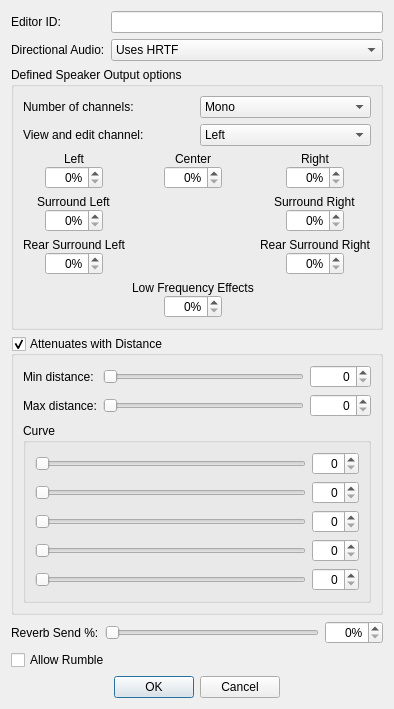
<?xml version="1.0" encoding="UTF-8"?>
<ui version="4.0">
 <class>FormDialogSoundOutputModel</class>
 <widget class="QDialog" name="FormDialogSoundOutputModel">
  <property name="windowTitle">
   <string>Sound Output Model</string>
  </property>
  <layout class="QVBoxLayout" name="verticalLayout_10">
   <item>
    <layout class="QGridLayout" name="gridLayout">
     <item row="0" column="0">
      <widget class="QLabel" name="label">
       <property name="text">
        <string>Editor ID:</string>
       </property>
       <property name="buddy">
        <cstring>editorID</cstring>
       </property>
      </widget>
     </item>
     <item row="1" column="0">
      <widget class="QLabel" name="label_2">
       <property name="text">
        <string>Directional Audio:</string>
       </property>
       <property name="buddy">
        <cstring>directionalMode</cstring>
       </property>
      </widget>
     </item>
     <item row="0" column="1">
      <widget class="QLineEdit" name="editorID"/>
     </item>
     <item row="1" column="1">
      <widget class="QComboBox" name="directionalMode">
       <property name="whatsThis">
        <string>&lt;p&gt;Control how the sound influences directional output.&lt;/p&gt;
&lt;dl&gt;
   &lt;dt&gt;Uses HRTF (Head-Related Transfer Function)&lt;/dt&gt;
      &lt;dd&gt;Select this if the sound is mono and will be played back as a point-source sound in the game world, relative to the listener. This will grey out the Defined Speaker Output options below this drop-down box.&lt;/dd&gt;
   &lt;dt&gt;Defined Speaker Output&lt;/dt&gt;
      &lt;dd&gt;Choose this for sounds that aren't going to be placed in the world, but rather will have a manually-defined mapping to output channels (e.g. the left and right channels). You'll be able to adjust the channels below, choosing between mono and stereo output and setting the scaling the volume of each possible channel.&lt;/dd&gt;
&lt;/dl&gt;</string>
       </property>
       <item>
        <property name="text">
         <string>Uses HRTF</string>
        </property>
       </item>
       <item>
        <property name="text">
         <string>Defined Speaker Output</string>
        </property>
       </item>
      </widget>
     </item>
    </layout>
   </item>
   <item>
    <widget class="QGroupBox" name="dsoGroupbox">
     <property name="title">
      <string>Defined Speaker Output options</string>
     </property>
     <layout class="QVBoxLayout" name="verticalLayout_9">
      <item>
       <layout class="QGridLayout" name="gridLayout_2">
        <item row="1" column="0">
         <widget class="QLabel" name="label_4">
          <property name="text">
           <string>View and edit channel:</string>
          </property>
          <property name="buddy">
           <cstring>dsoCurrentChannel</cstring>
          </property>
         </widget>
        </item>
        <item row="0" column="0">
         <widget class="QLabel" name="label_3">
          <property name="text">
           <string>Number of channels:</string>
          </property>
          <property name="buddy">
           <cstring>dsoChannelCount</cstring>
          </property>
         </widget>
        </item>
        <item row="0" column="1">
         <widget class="QComboBox" name="dsoChannelCount">
          <item>
           <property name="text">
            <string>Mono</string>
           </property>
          </item>
          <item>
           <property name="text">
            <string>Stereo</string>
           </property>
          </item>
         </widget>
        </item>
        <item row="1" column="1">
         <widget class="QComboBox" name="dsoCurrentChannel">
          <item>
           <property name="text">
            <string>Left</string>
           </property>
          </item>
          <item>
           <property name="text">
            <string>Right</string>
           </property>
          </item>
         </widget>
        </item>
       </layout>
      </item>
      <item>
       <layout class="QGridLayout" name="dsoChannelOutputsLayout">
        <item row="2" column="0">
         <layout class="QVBoxLayout" name="verticalLayout_6">
          <property name="spacing">
           <number>0</number>
          </property>
          <item alignment="Qt::AlignHCenter">
           <widget class="QLabel" name="label_10">
            <property name="text">
             <string>Rear Surround Left</string>
            </property>
            <property name="buddy">
             <cstring>dsoBL</cstring>
            </property>
           </widget>
          </item>
          <item alignment="Qt::AlignHCenter">
           <widget class="QSpinBox" name="dsoBL">
            <property name="alignment">
             <set>Qt::AlignRight|Qt::AlignTrailing|Qt::AlignVCenter</set>
            </property>
            <property name="suffix">
             <string>%</string>
            </property>
            <property name="maximum">
             <number>100</number>
            </property>
           </widget>
          </item>
         </layout>
        </item>
        <item row="1" column="0">
         <layout class="QVBoxLayout" name="verticalLayout_4">
          <property name="spacing">
           <number>0</number>
          </property>
          <item alignment="Qt::AlignHCenter">
           <widget class="QLabel" name="label_8">
            <property name="text">
             <string>Surround Left</string>
            </property>
            <property name="buddy">
             <cstring>dsoRL</cstring>
            </property>
           </widget>
          </item>
          <item alignment="Qt::AlignHCenter">
           <widget class="QSpinBox" name="dsoRL">
            <property name="alignment">
             <set>Qt::AlignRight|Qt::AlignTrailing|Qt::AlignVCenter</set>
            </property>
            <property name="suffix">
             <string>%</string>
            </property>
            <property name="maximum">
             <number>100</number>
            </property>
           </widget>
          </item>
         </layout>
        </item>
        <item row="2" column="2">
         <layout class="QVBoxLayout" name="verticalLayout_7">
          <property name="spacing">
           <number>0</number>
          </property>
          <item alignment="Qt::AlignHCenter">
           <widget class="QLabel" name="label_11">
            <property name="text">
             <string>Rear Surround Right</string>
            </property>
            <property name="buddy">
             <cstring>dsoBR</cstring>
            </property>
           </widget>
          </item>
          <item alignment="Qt::AlignHCenter">
           <widget class="QSpinBox" name="dsoBR">
            <property name="alignment">
             <set>Qt::AlignRight|Qt::AlignTrailing|Qt::AlignVCenter</set>
            </property>
            <property name="suffix">
             <string>%</string>
            </property>
            <property name="maximum">
             <number>100</number>
            </property>
           </widget>
          </item>
         </layout>
        </item>
        <item row="1" column="2">
         <layout class="QVBoxLayout" name="verticalLayout_5">
          <property name="spacing">
           <number>0</number>
          </property>
          <item alignment="Qt::AlignHCenter">
           <widget class="QLabel" name="label_9">
            <property name="text">
             <string>Surround Right</string>
            </property>
            <property name="buddy">
             <cstring>dsoRR</cstring>
            </property>
           </widget>
          </item>
          <item alignment="Qt::AlignHCenter">
           <widget class="QSpinBox" name="dsoRR">
            <property name="alignment">
             <set>Qt::AlignRight|Qt::AlignTrailing|Qt::AlignVCenter</set>
            </property>
            <property name="suffix">
             <string>%</string>
            </property>
            <property name="maximum">
             <number>100</number>
            </property>
           </widget>
          </item>
         </layout>
        </item>
        <item row="3" column="1">
         <layout class="QVBoxLayout" name="verticalLayout_8">
          <property name="spacing">
           <number>0</number>
          </property>
          <item alignment="Qt::AlignHCenter">
           <widget class="QLabel" name="label_12">
            <property name="text">
             <string>Low Frequency Effects</string>
            </property>
            <property name="buddy">
             <cstring>dsoLFE</cstring>
            </property>
           </widget>
          </item>
          <item alignment="Qt::AlignHCenter">
           <widget class="QSpinBox" name="dsoLFE">
            <property name="alignment">
             <set>Qt::AlignRight|Qt::AlignTrailing|Qt::AlignVCenter</set>
            </property>
            <property name="suffix">
             <string>%</string>
            </property>
            <property name="maximum">
             <number>100</number>
            </property>
           </widget>
          </item>
         </layout>
        </item>
        <item row="0" column="1">
         <layout class="QVBoxLayout" name="verticalLayout_2">
          <property name="spacing">
           <number>0</number>
          </property>
          <item alignment="Qt::AlignHCenter">
           <widget class="QLabel" name="label_6">
            <property name="text">
             <string>Center</string>
            </property>
            <property name="buddy">
             <cstring>dsoC</cstring>
            </property>
           </widget>
          </item>
          <item alignment="Qt::AlignHCenter">
           <widget class="QSpinBox" name="dsoC">
            <property name="alignment">
             <set>Qt::AlignRight|Qt::AlignTrailing|Qt::AlignVCenter</set>
            </property>
            <property name="suffix">
             <string>%</string>
            </property>
            <property name="maximum">
             <number>100</number>
            </property>
           </widget>
          </item>
         </layout>
        </item>
        <item row="0" column="0">
         <layout class="QVBoxLayout" name="verticalLayout">
          <property name="spacing">
           <number>0</number>
          </property>
          <item alignment="Qt::AlignHCenter">
           <widget class="QLabel" name="label_5">
            <property name="text">
             <string>Left</string>
            </property>
            <property name="buddy">
             <cstring>dsoL</cstring>
            </property>
           </widget>
          </item>
          <item alignment="Qt::AlignHCenter">
           <widget class="QSpinBox" name="dsoL">
            <property name="alignment">
             <set>Qt::AlignRight|Qt::AlignTrailing|Qt::AlignVCenter</set>
            </property>
            <property name="suffix">
             <string>%</string>
            </property>
            <property name="maximum">
             <number>100</number>
            </property>
           </widget>
          </item>
         </layout>
        </item>
        <item row="0" column="2">
         <layout class="QVBoxLayout" name="verticalLayout_3">
          <property name="spacing">
           <number>0</number>
          </property>
          <item alignment="Qt::AlignHCenter">
           <widget class="QLabel" name="label_7">
            <property name="text">
             <string>Right</string>
            </property>
            <property name="buddy">
             <cstring>dsoR</cstring>
            </property>
           </widget>
          </item>
          <item alignment="Qt::AlignHCenter">
           <widget class="QSpinBox" name="dsoR">
            <property name="alignment">
             <set>Qt::AlignRight|Qt::AlignTrailing|Qt::AlignVCenter</set>
            </property>
            <property name="suffix">
             <string>%</string>
            </property>
            <property name="maximum">
             <number>100</number>
            </property>
           </widget>
          </item>
         </layout>
        </item>
        <item row="1" column="1" rowspan="2">
         <spacer name="horizontalSpacer">
          <property name="orientation">
           <enum>Qt::Horizontal</enum>
          </property>
          <property name="sizeHint" stdset="0">
           <size>
            <width>40</width>
            <height>20</height>
           </size>
          </property>
         </spacer>
        </item>
       </layout>
      </item>
     </layout>
    </widget>
   </item>
   <item>
    <widget class="QGroupBox" name="flagAttenuatesWithDistance">
     <property name="title">
      <string>Attenuates with Distance</string>
     </property>
     <property name="checkable">
      <bool>true</bool>
     </property>
     <layout class="QGridLayout" name="gridLayout_5">
      <item row="0" column="0">
       <widget class="QLabel" name="label_13">
        <property name="text">
         <string>Min distance:</string>
        </property>
        <property name="buddy">
         <cstring>horizontalSlider_6</cstring>
        </property>
       </widget>
      </item>
      <item row="0" column="1">
       <widget class="QSlider" name="horizontalSlider_6">
        <property name="whatsThis">
         <string>The inner radius of the sound: at and within this radius, the sound plays at its maximum volume (the static attenuation defined in the Sound Descriptor).</string>
        </property>
        <property name="maximum">
         <number>1024</number>
        </property>
        <property name="orientation">
         <enum>Qt::Horizontal</enum>
        </property>
       </widget>
      </item>
      <item row="0" column="2">
       <widget class="QSpinBox" name="attenuateDistanceMin">
        <property name="alignment">
         <set>Qt::AlignRight|Qt::AlignTrailing|Qt::AlignVCenter</set>
        </property>
        <property name="maximum">
         <number>1024</number>
        </property>
       </widget>
      </item>
      <item row="1" column="0">
       <widget class="QLabel" name="label_14">
        <property name="text">
         <string>Max distance:</string>
        </property>
        <property name="buddy">
         <cstring>horizontalSlider_7</cstring>
        </property>
       </widget>
      </item>
      <item row="1" column="1">
       <widget class="QSlider" name="horizontalSlider_7">
        <property name="whatsThis">
         <string>The outer radius of the sound: at the outer radius, the sound's volume is fully attenuated per the bottommost of the curve sliders below.</string>
        </property>
        <property name="maximum">
         <number>40960</number>
        </property>
        <property name="orientation">
         <enum>Qt::Horizontal</enum>
        </property>
       </widget>
      </item>
      <item row="1" column="2">
       <widget class="QSpinBox" name="attenuateDistanceMax">
        <property name="alignment">
         <set>Qt::AlignRight|Qt::AlignTrailing|Qt::AlignVCenter</set>
        </property>
        <property name="maximum">
         <number>40960</number>
        </property>
       </widget>
      </item>
      <item row="2" column="0" colspan="3">
       <widget class="QGroupBox" name="attenuateCurveGroupbox">
        <property name="whatsThis">
         <string>Control the volume falloff curve between the sound's inner and outer radii (that is, the minimum and maximum distances). The topmost slider is the data point at the inner radius, whereas the bottommost slider is the data point at the outer radius.</string>
        </property>
        <property name="title">
         <string>Curve</string>
        </property>
        <layout class="QGridLayout" name="gridLayout_4">
         <item row="1" column="0">
          <widget class="QSlider" name="attenuateCurve1Slider">
           <property name="maximum">
            <number>100</number>
           </property>
           <property name="orientation">
            <enum>Qt::Horizontal</enum>
           </property>
          </widget>
         </item>
         <item row="0" column="0">
          <widget class="QSlider" name="attenuateCurve0Slider">
           <property name="maximum">
            <number>100</number>
           </property>
           <property name="orientation">
            <enum>Qt::Horizontal</enum>
           </property>
          </widget>
         </item>
         <item row="2" column="0">
          <widget class="QSlider" name="attenuateCurve2Slider">
           <property name="maximum">
            <number>100</number>
           </property>
           <property name="orientation">
            <enum>Qt::Horizontal</enum>
           </property>
          </widget>
         </item>
         <item row="3" column="0">
          <widget class="QSlider" name="attenuateCurve3Slider">
           <property name="maximum">
            <number>100</number>
           </property>
           <property name="orientation">
            <enum>Qt::Horizontal</enum>
           </property>
          </widget>
         </item>
         <item row="0" column="1">
          <widget class="QSpinBox" name="attenuateCurve0Spinbox">
           <property name="alignment">
            <set>Qt::AlignRight|Qt::AlignTrailing|Qt::AlignVCenter</set>
           </property>
           <property name="maximum">
            <number>100</number>
           </property>
          </widget>
         </item>
         <item row="4" column="0">
          <widget class="QSlider" name="attenuateCurve4Slider">
           <property name="maximum">
            <number>100</number>
           </property>
           <property name="orientation">
            <enum>Qt::Horizontal</enum>
           </property>
          </widget>
         </item>
         <item row="1" column="1">
          <widget class="QSpinBox" name="attenuateCurve1Spinbox">
           <property name="alignment">
            <set>Qt::AlignRight|Qt::AlignTrailing|Qt::AlignVCenter</set>
           </property>
           <property name="maximum">
            <number>100</number>
           </property>
          </widget>
         </item>
         <item row="2" column="1">
          <widget class="QSpinBox" name="attenuateCurve2Spinbox">
           <property name="alignment">
            <set>Qt::AlignRight|Qt::AlignTrailing|Qt::AlignVCenter</set>
           </property>
           <property name="maximum">
            <number>100</number>
           </property>
          </widget>
         </item>
         <item row="3" column="1">
          <widget class="QSpinBox" name="attenuateCurve3Spinbox">
           <property name="alignment">
            <set>Qt::AlignRight|Qt::AlignTrailing|Qt::AlignVCenter</set>
           </property>
           <property name="maximum">
            <number>100</number>
           </property>
          </widget>
         </item>
         <item row="4" column="1">
          <widget class="QSpinBox" name="attenuateCurve4Spinbox">
           <property name="alignment">
            <set>Qt::AlignRight|Qt::AlignTrailing|Qt::AlignVCenter</set>
           </property>
           <property name="maximum">
            <number>100</number>
           </property>
          </widget>
         </item>
        </layout>
       </widget>
      </item>
     </layout>
    </widget>
   </item>
   <item>
    <layout class="QGridLayout" name="gridLayout_6">
     <item row="0" column="0">
      <widget class="QLabel" name="label_15">
       <property name="text">
        <string>Reverb Send %:</string>
       </property>
       <property name="buddy">
        <cstring>reverbSendSlider</cstring>
       </property>
      </widget>
     </item>
     <item row="0" column="1">
      <layout class="QHBoxLayout" name="horizontalLayout">
       <item>
        <widget class="QSlider" name="reverbSendSlider">
         <property name="whatsThis">
          <string>The percentage of the sound that gets sent to the Reverb Parameters of the current Acoustic Space. This is equivalent to an &quot;aux send&quot; on a mixing console.</string>
         </property>
         <property name="maximum">
          <number>100</number>
         </property>
         <property name="orientation">
          <enum>Qt::Horizontal</enum>
         </property>
        </widget>
       </item>
       <item>
        <widget class="QSpinBox" name="reverbSendSpinbox">
         <property name="alignment">
          <set>Qt::AlignRight|Qt::AlignTrailing|Qt::AlignVCenter</set>
         </property>
         <property name="suffix">
          <string>%</string>
         </property>
         <property name="maximum">
          <number>100</number>
         </property>
        </widget>
       </item>
      </layout>
     </item>
     <item row="1" column="0" colspan="2">
      <widget class="QCheckBox" name="flagAllowRumble">
       <property name="whatsThis">
        <string>If this option is checked, then the Sound Descriptor's rumble settings will be used.</string>
       </property>
       <property name="text">
        <string>Allow Rumble</string>
       </property>
      </widget>
     </item>
    </layout>
   </item>
   <item>
    <layout class="QHBoxLayout" name="horizontalLayout_2">
     <item>
      <spacer name="horizontalSpacer_3">
       <property name="orientation">
        <enum>Qt::Horizontal</enum>
       </property>
       <property name="sizeHint" stdset="0">
        <size>
         <width>40</width>
         <height>20</height>
        </size>
       </property>
      </spacer>
     </item>
     <item>
      <widget class="QPushButton" name="buttonOK">
       <property name="text">
        <string>OK</string>
       </property>
      </widget>
     </item>
     <item>
      <widget class="QPushButton" name="buttonCancel">
       <property name="text">
        <string>Cancel</string>
       </property>
      </widget>
     </item>
     <item>
      <spacer name="horizontalSpacer_2">
       <property name="orientation">
        <enum>Qt::Horizontal</enum>
       </property>
       <property name="sizeHint" stdset="0">
        <size>
         <width>40</width>
         <height>20</height>
        </size>
       </property>
      </spacer>
     </item>
    </layout>
   </item>
  </layout>
 </widget>
 <tabstops>
  <tabstop>editorID</tabstop>
  <tabstop>directionalMode</tabstop>
  <tabstop>dsoChannelCount</tabstop>
  <tabstop>dsoCurrentChannel</tabstop>
  <tabstop>dsoL</tabstop>
  <tabstop>dsoC</tabstop>
  <tabstop>dsoR</tabstop>
  <tabstop>dsoRL</tabstop>
  <tabstop>dsoBL</tabstop>
  <tabstop>dsoRR</tabstop>
  <tabstop>dsoBR</tabstop>
  <tabstop>dsoLFE</tabstop>
  <tabstop>flagAttenuatesWithDistance</tabstop>
  <tabstop>horizontalSlider_6</tabstop>
  <tabstop>attenuateDistanceMin</tabstop>
  <tabstop>horizontalSlider_7</tabstop>
  <tabstop>attenuateDistanceMax</tabstop>
  <tabstop>attenuateCurve0Slider</tabstop>
  <tabstop>attenuateCurve0Spinbox</tabstop>
  <tabstop>attenuateCurve1Slider</tabstop>
  <tabstop>attenuateCurve1Spinbox</tabstop>
  <tabstop>attenuateCurve2Slider</tabstop>
  <tabstop>attenuateCurve2Spinbox</tabstop>
  <tabstop>attenuateCurve3Slider</tabstop>
  <tabstop>attenuateCurve3Spinbox</tabstop>
  <tabstop>attenuateCurve4Slider</tabstop>
  <tabstop>attenuateCurve4Spinbox</tabstop>
  <tabstop>reverbSendSlider</tabstop>
  <tabstop>reverbSendSpinbox</tabstop>
  <tabstop>flagAllowRumble</tabstop>
  <tabstop>buttonOK</tabstop>
  <tabstop>buttonCancel</tabstop>
 </tabstops>
 <resources/>
 <connections/>
</ui>
